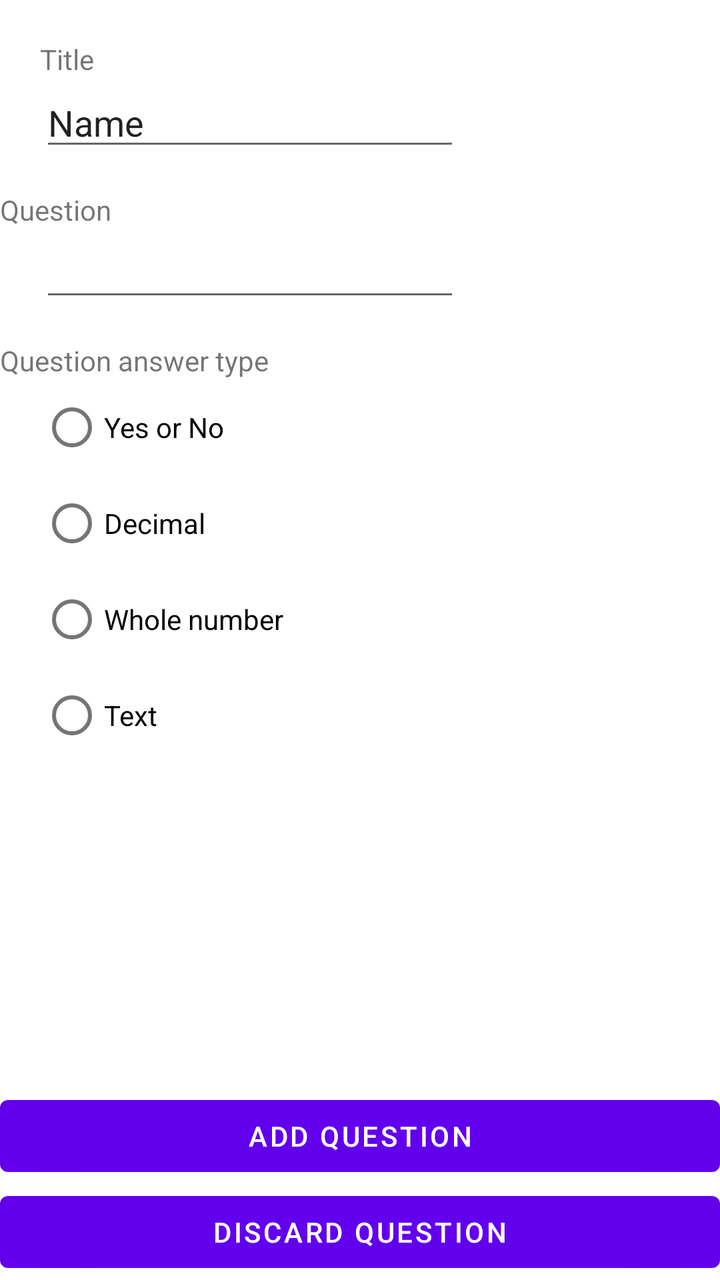
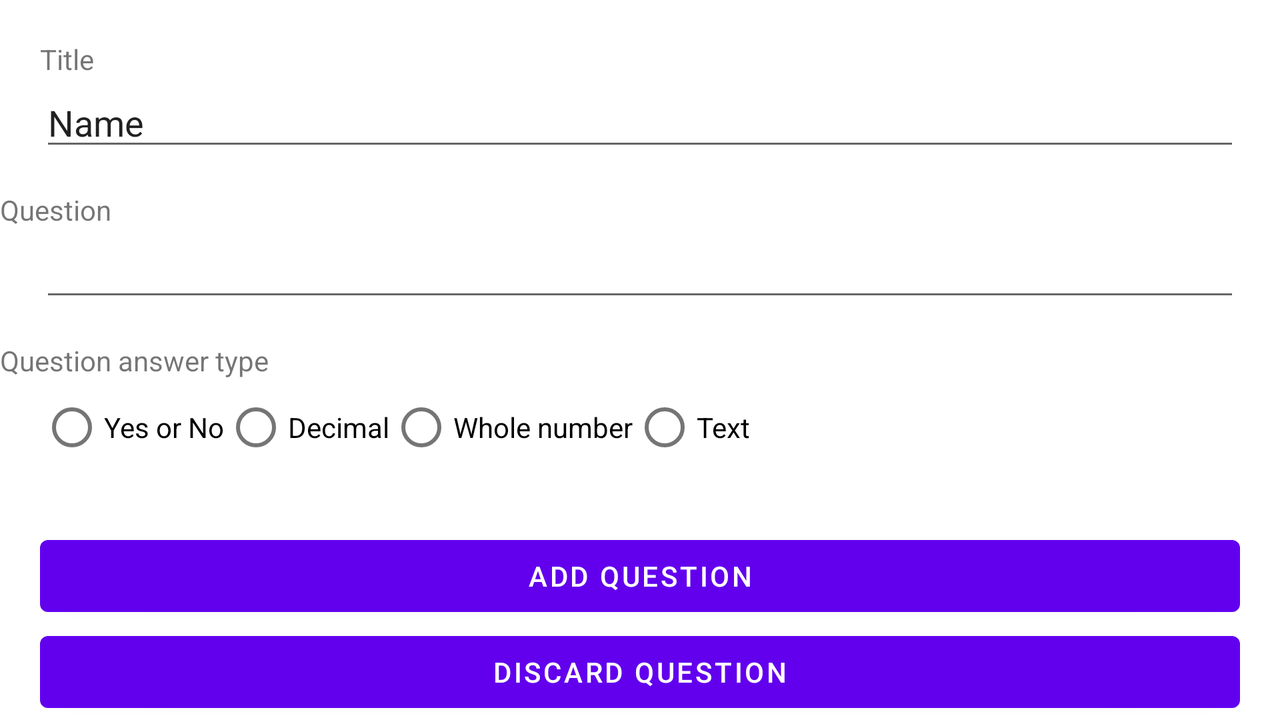

Two renders of one Android screen. The first uses the default layout on a phone; the second uses the alternative layout the repository ships for a different screen configuration, on a matching device. The two XML files are below.
<!-- AndroidManifest.xml: application theme Theme.Questionare -->
<!-- res/layout/add_question.xml -->
<?xml version="1.0" encoding="utf-8"?>
<androidx.constraintlayout.widget.ConstraintLayout xmlns:android="http://schemas.android.com/apk/res/android"
    xmlns:app="http://schemas.android.com/apk/res-auto"
    xmlns:tools="http://schemas.android.com/tools"
    android:layout_width="match_parent"
    android:layout_height="match_parent">

    <TextView
        android:id="@+id/textView5"
        android:layout_width="wrap_content"
        android:layout_height="wrap_content"
        android:layout_marginTop="20dp"
        android:text="Title"
        app:layout_constraintStart_toStartOf="@+id/questionTitleTextBox"
        app:layout_constraintTop_toTopOf="parent" />

    <EditText
        android:id="@+id/questionTitleTextBox"
        android:layout_width="wrap_content"
        android:layout_height="wrap_content"
        android:layout_marginStart="20dp"
        android:layout_marginLeft="20dp"
        android:ems="10"
        android:inputType="textPersonName"
        android:text="Name"
        app:layout_constraintStart_toStartOf="parent"
        app:layout_constraintTop_toBottomOf="@+id/textView5" />

    <TextView
        android:id="@+id/textView6"
        android:layout_width="wrap_content"
        android:layout_height="wrap_content"
        android:layout_marginTop="15dp"
        android:text="Question"
        app:layout_constraintTop_toBottomOf="@+id/questionTitleTextBox"
        tools:layout_editor_absoluteX="20dp" />

    <RadioGroup
        android:layout_width="wrap_content"
        android:layout_height="wrap_content"
        android:layout_marginStart="20dp"
        android:layout_marginLeft="20dp"
        app:layout_constraintStart_toStartOf="parent"
        app:layout_constraintTop_toBottomOf="@+id/textView7">

        <RadioButton
            android:id="@+id/radioButtonBoolean"
            android:layout_width="wrap_content"
            android:layout_height="wrap_content"
            android:text="Yes or No"
            app:layout_constraintStart_toStartOf="@+id/textView7"
            app:layout_constraintTop_toBottomOf="@+id/textView7" />

        <RadioButton
            android:id="@+id/radioButtonDecimal"
            android:layout_width="wrap_content"
            android:layout_height="wrap_content"
            android:text="Decimal"
            app:layout_constraintStart_toEndOf="@+id/radioButtonBoolean"
            app:layout_constraintTop_toBottomOf="@+id/textView7" />

        <RadioButton
            android:id="@+id/radioButtonInteger"
            android:layout_width="wrap_content"
            android:layout_height="wrap_content"
            android:text="Whole number"
            app:layout_constraintStart_toEndOf="@+id/radioButtonDecimal"
            app:layout_constraintTop_toBottomOf="@+id/textView7" />

        <RadioButton
            android:id="@+id/radioButtonString"
            android:layout_width="wrap_content"
            android:layout_height="wrap_content"
            android:text="Text"
            app:layout_constraintStart_toEndOf="@+id/radioButtonInteger"
            app:layout_constraintTop_toBottomOf="@+id/textView7" />
    </RadioGroup>

    <Button
        android:id="@+id/buttonSaveQuestion"
        android:layout_width="0dp"
        android:layout_height="wrap_content"
        android:text="Add question"
        app:layout_constraintBottom_toTopOf="@+id/buttonDiscardQuestion"
        app:layout_constraintEnd_toEndOf="parent"
        app:layout_constraintStart_toStartOf="parent" />

    <Button
        android:id="@+id/buttonDiscardQuestion"
        android:layout_width="0dp"
        android:layout_height="wrap_content"
        android:text="Discard question"
        app:layout_constraintBottom_toBottomOf="parent"
        app:layout_constraintEnd_toEndOf="parent"
        app:layout_constraintStart_toStartOf="parent" />

    <TextView
        android:id="@+id/textView7"
        android:layout_width="wrap_content"
        android:layout_height="wrap_content"
        android:layout_marginTop="15dp"
        android:text="Question answer type"
        app:layout_constraintTop_toBottomOf="@+id/questionQuestionMultiLineTextBox"
        tools:layout_editor_absoluteX="20dp" />

    <EditText
        android:id="@+id/questionQuestionMultiLineTextBox"
        android:layout_width="wrap_content"
        android:layout_height="wrap_content"
        android:layout_marginStart="20dp"
        android:layout_marginLeft="20dp"
        android:ems="10"
        android:gravity="start|top"
        android:inputType="textMultiLine"
        app:layout_constraintStart_toStartOf="parent"
        app:layout_constraintTop_toBottomOf="@+id/textView6" />
</androidx.constraintlayout.widget.ConstraintLayout>
<!-- resources referenced by this layout -->
<resources>
  <style name="Theme.Questionare" parent="Theme.MaterialComponents.DayNight.DarkActionBar">
          
          <item name="colorPrimary">@color/purple_500</item>
          <item name="colorPrimaryVariant">@color/purple_700</item>
          <item name="colorOnPrimary">@color/white</item>
          
          <item name="colorSecondary">@color/teal_200</item>
          <item name="colorSecondaryVariant">@color/teal_700</item>
          <item name="colorOnSecondary">@color/black</item>
          
          <item name="android:statusBarColor" tools:targetApi="l">?attr/colorPrimaryVariant</item>
          
      </style>
</resources>
<!-- res/layout-land/add_question.xml (the repository's variant of the layout above) -->
<!-- drawn on the phone turned sideways -->
<?xml version="1.0" encoding="utf-8"?>
<androidx.constraintlayout.widget.ConstraintLayout xmlns:android="http://schemas.android.com/apk/res/android"
    xmlns:app="http://schemas.android.com/apk/res-auto"
    xmlns:tools="http://schemas.android.com/tools"
    android:layout_width="match_parent"
    android:layout_height="match_parent">

    <TextView
        android:id="@+id/textView5"
        android:layout_width="wrap_content"
        android:layout_height="wrap_content"
        android:layout_marginTop="20dp"
        android:text="Title"
        app:layout_constraintStart_toStartOf="@+id/questionTitleTextBox"
        app:layout_constraintTop_toTopOf="parent" />

    <EditText
        android:id="@+id/questionTitleTextBox"
        android:layout_width="0dp"
        android:layout_height="wrap_content"
        android:layout_marginStart="20dp"
        android:layout_marginLeft="20dp"
        android:layout_marginEnd="20dp"
        android:layout_marginRight="20dp"
        android:ems="10"
        android:inputType="textPersonName"
        android:text="Name"
        app:layout_constraintEnd_toEndOf="parent"
        app:layout_constraintStart_toStartOf="parent"
        app:layout_constraintTop_toBottomOf="@+id/textView5" />

    <TextView
        android:id="@+id/textView6"
        android:layout_width="wrap_content"
        android:layout_height="wrap_content"
        android:layout_marginTop="15dp"
        android:text="Question"
        app:layout_constraintTop_toBottomOf="@+id/questionTitleTextBox"
        tools:layout_editor_absoluteX="20dp" />

    <RadioGroup
        android:layout_width="wrap_content"
        android:layout_height="wrap_content"
        android:layout_marginStart="20dp"
        android:layout_marginLeft="20dp"
        app:layout_constraintStart_toStartOf="parent"
        app:layout_constraintTop_toBottomOf="@+id/textView7">

        <androidx.constraintlayout.widget.ConstraintLayout
            android:layout_width="match_parent"
            android:layout_height="match_parent">

            <RadioButton
                android:id="@+id/radioButtonString"
                android:layout_width="wrap_content"
                android:layout_height="wrap_content"
                android:text="Text"
                app:layout_constraintStart_toEndOf="@+id/radioButtonInteger"
                app:layout_constraintTop_toBottomOf="@+id/textView7" />

            <RadioButton
                android:id="@+id/radioButtonBoolean"
                android:layout_width="wrap_content"
                android:layout_height="wrap_content"
                android:text="Yes or No"
                app:layout_constraintStart_toStartOf="@+id/textView7"
                app:layout_constraintTop_toBottomOf="@+id/textView7" />

            <RadioButton
                android:id="@+id/radioButtonInteger"
                android:layout_width="wrap_content"
                android:layout_height="wrap_content"
                android:text="Whole number"
                app:layout_constraintStart_toEndOf="@+id/radioButtonDecimal"
                app:layout_constraintTop_toBottomOf="@+id/textView7" />

            <RadioButton
                android:id="@+id/radioButtonDecimal"
                android:layout_width="wrap_content"
                android:layout_height="wrap_content"
                android:text="Decimal"
                app:layout_constraintStart_toEndOf="@+id/radioButtonBoolean"
                app:layout_constraintTop_toBottomOf="@+id/textView7" />
        </androidx.constraintlayout.widget.ConstraintLayout>

    </RadioGroup>

    <Button
        android:id="@+id/buttonSaveQuestion"
        android:layout_width="0dp"
        android:layout_height="wrap_content"
        android:layout_marginStart="20dp"
        android:layout_marginLeft="20dp"
        android:layout_marginEnd="20dp"
        android:layout_marginRight="20dp"
        android:text="Add question"
        app:layout_constraintBottom_toTopOf="@+id/buttonDiscardQuestion"
        app:layout_constraintEnd_toEndOf="parent"
        app:layout_constraintStart_toStartOf="parent" />

    <Button
        android:id="@+id/buttonDiscardQuestion"
        android:layout_width="0dp"
        android:layout_height="wrap_content"
        android:layout_marginStart="20dp"
        android:layout_marginLeft="20dp"
        android:layout_marginEnd="20dp"
        android:layout_marginRight="20dp"
        android:text="Discard question"
        app:layout_constraintBottom_toBottomOf="parent"
        app:layout_constraintEnd_toEndOf="parent"
        app:layout_constraintStart_toStartOf="parent" />

    <TextView
        android:id="@+id/textView7"
        android:layout_width="wrap_content"
        android:layout_height="wrap_content"
        android:layout_marginTop="15dp"
        android:text="Question answer type"
        app:layout_constraintTop_toBottomOf="@+id/questionQuestionMultiLineTextBox"
        tools:layout_editor_absoluteX="20dp" />

    <EditText
        android:id="@+id/questionQuestionMultiLineTextBox"
        android:layout_width="0dp"
        android:layout_height="wrap_content"
        android:layout_marginStart="20dp"
        android:layout_marginLeft="20dp"
        android:layout_marginEnd="20dp"
        android:layout_marginRight="20dp"
        android:ems="10"
        android:gravity="start|top"
        android:inputType="textMultiLine"
        app:layout_constraintEnd_toEndOf="parent"
        app:layout_constraintStart_toStartOf="parent"
        app:layout_constraintTop_toBottomOf="@+id/textView6" />
</androidx.constraintlayout.widget.ConstraintLayout>
